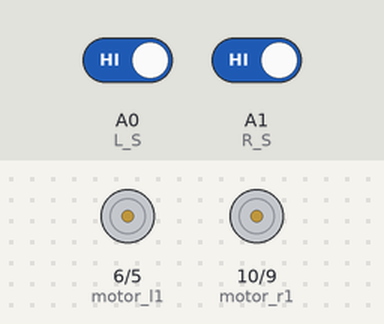
The sketch below on a simulated Arduino Uno, built with avr-gcc and run on an emulated ATmega328P. On the bench: motor-driver pin pairs drawn as motors (green arrow = first pin HIGH = forward, orange = second pin HIGH = backward, longer = more drive). The inputs (shaded band) are chosen by the test bench; at power-on: A0 (L_S) HIGH, A1 (R_S) HIGH.

Above: at 2.2 s.
2.3 s: A0 (L_S) driven LOW
At 3.0 s:
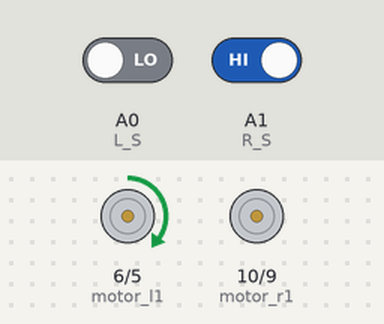
3.8 s: A1 (R_S) driven LOW
At 4.2 s:
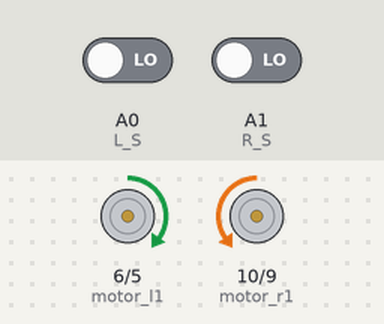
5.3 s: A0 (L_S) driven HIGH
At 6.5 s:
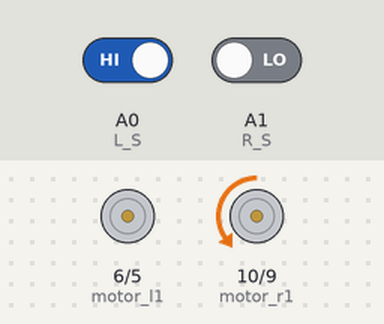
Timing chart, 0 to 8.3 s (numbered marks = the images above; inputs shaded):
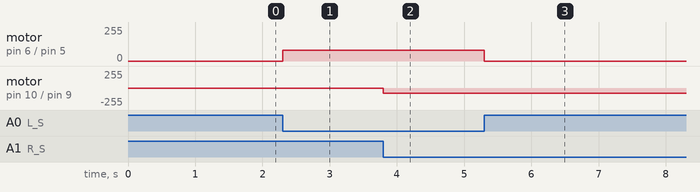

Measured:
- after the input at 2.3 s, motor on pin 6 (motor_l1) / pin 5 (motor_l2): stopped → forward 80/255 at once
- after the input at 3.8 s, motor on pin 10 (motor_r1) / pin 9 (motor_r2): stopped → backward 80/255 at once
- after the input at 5.3 s, motor on pin 6 (motor_l1) / pin 5 (motor_l2): forward 80/255 → stopped at once

The sketch:

line_follower.ino
```cpp
int motor_r2 = 9;
int motor_r1 = 10;

int motor_l2 = 5;
int motor_l1 = 6;

int speed = 80;

int L_S = A0; //sincer L
int R_S = A1; //sincer R


void setup(){
 pinMode(motor_l1, OUTPUT);
 pinMode(motor_l2, OUTPUT);

 pinMode(motor_r1, OUTPUT);
 pinMode(motor_r2, OUTPUT);

 pinMode(L_S, INPUT);
 pinMode(R_S, INPUT);

 delay(1000);
}


void loop() {
  if ((digitalRead(L_S) == 0)&&(digitalRead(R_S) == 0)){ //move forward
    analogWrite(motor_l1, speed);
    analogWrite(motor_l2, 0);
    analogWrite(motor_r2, speed);
    analogWrite(motor_r1, 0);
  }

  if ((digitalRead(L_S) == 1)&&(digitalRead(R_S) == 0)){ //turn right
    analogWrite(motor_l1, 0);
    analogWrite(motor_l2, 0);
    analogWrite(motor_r2, speed);
    analogWrite(motor_r1, 0);
  }

  if ((digitalRead(L_S) == 0)&&(digitalRead(R_S) == 1)){//turn left
    analogWrite(motor_l1, speed);
    analogWrite(motor_l2, 0);
    analogWrite(motor_r2, 0);
    analogWrite(motor_r1, 0);
  }
  if ((digitalRead(L_S) == 1)&&(digitalRead(R_S) == 1)){//stop
    analogWrite(motor_l1, 0);
    analogWrite(motor_l2, 0);
    analogWrite(motor_r2, 0);
    analogWrite(motor_r1, 0);
  }
}
```
